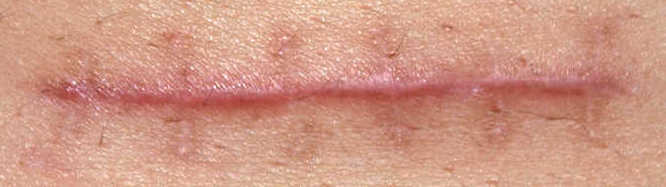
#> input picture test4c.jpg, 666 x 187 px
$ python K_IM.py test4c.jpg   (older library calls are emulated)
#> lines starting #> are read from the running program, lines starting #| are printed output that depends on the picture; after the words box and inside, x2 and y2 are one past the last pixel; in counts of white or black regions, pixels touching at a corner belong together
### features.py
import numpy as np
import cv2
import matplotlib.pyplot as plt
from scipy.misc import imread
from scipy import ndimage as ndi
import os

# [159 lines left out: functions main, get_row, get_mask, auto_rotate, get_scar_coord, not called in this run]

def pre_process(im, K, type):
	if type == 0:
		imR = im[:,:,2]     #only red channel
		imR = cv2.medianBlur(imR,5)
		# Z = imR.reshape((-1,3))
		Z = np.reshape(imR, (-1, 1))
		# convert to np.float32 as required from kmeans input
		Z = np.float32(Z)

		# define criteria, number of clusters(K) and apply kmeans()
		criteria = (cv2.TERM_CRITERIA_EPS + cv2.TERM_CRITERIA_MAX_ITER, 10, 1.0)
		# K = 2   #number of clusters
		ret,label,center=cv2.kmeans(Z,K,None,criteria,10,cv2.KMEANS_RANDOM_CENTERS)

		#convert back into uint8, and make original image
		center = np.uint8(center)
		res = center[label.flatten()]
		imK = res.reshape((imR.shape))

		#take canny edges of kmeans
		canny_edge = cv2.Canny(imK,200,100)
		return imK, canny_edge, imR
	if type == 1:
		Z = np.reshape(im, (-1, 1))
		# convert to np.float32 as required from kmeans input
		Z = np.float32(Z)

		# define criteria, number of clusters(K) and apply kmeans()
		criteria = (cv2.TERM_CRITERIA_EPS + cv2.TERM_CRITERIA_MAX_ITER, 10, 1.0)
		# K = 2   #number of clusters
		ret,label,center=cv2.kmeans(Z,K,None,criteria,10,cv2.KMEANS_RANDOM_CENTERS)

		#convert back into uint8, and make original image
		center = np.uint8(center)
		res = center[label.flatten()]
		imK = res.reshape((im.shape))
		return imK

########################################
#functions for Baysian linear regression
from scipy.stats import norm

# [23 lines left out: functions get_prior, get_posterior, not called in this run]

# [2 lines that do not run on import are left out]

### K_IM.py
import numpy as np
import cv2
import matplotlib.pyplot as plt
from scipy.misc import imread
import scipy.misc

from scipy import ndimage as ndi
import os
from features import pre_process
import sys

im = imread(*sys.argv[1:])
#> im is the input picture: shape (187, 666, 3); mean R, G, B 207.7, 151.2, 132.5

import matplotlib.gridspec as gridspec

plt.figure(figsize = (25,5))
gs1 = gridspec.GridSpec(1, 6)
gs1.update(wspace=0, hspace=0) # set the spacing between axes.

i =[2,3,4,5,6]
for K in i:
	ax = plt.subplot(gs1[K-2])
	imK, canny_edge, imR = pre_process(im, K, type = 0)
	ax.imshow(imK,cmap = 'pink')
	ax.set_yticklabels([])
	ax.set_xticklabels([])
#> this loop made 5 passes
#> (ret in pre_process, center in pre_process) on passes 1 to 5: (17763144.3, [102, 141]), (9174095, [127, 148, 92]), (5460227.6, [152, 85, 114, 135]), (3760072.8, [81, 128, 157, 142, 107]), (2877311.4, [150, 164, 138, 80, 124, 105])
#> pass 1, in pre_process, `imR = im[:,:,2]`:
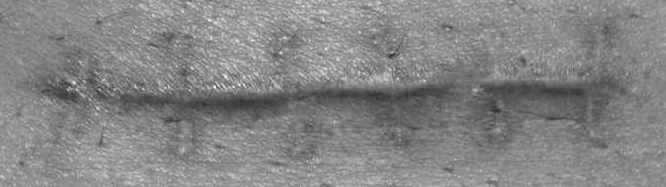
#> imR: shape (187, 666); min 38, max 249, mean 132.5
#> pass 1, in pre_process, `imK = res.reshape((imR.shape))`:
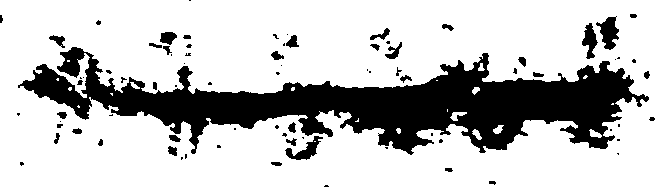
#> imK: shape (187, 666); values 102 (black) and 141 (white), 76.1% white; 80 black regions (45 under 20 px), largest, box (x1, y1, x2, y2) and area: (18, 47, 649, 155) 26763, (596, 16, 619, 50) 429, (285, 136, 323, 160) 344
#> pass 1, in pre_process, `canny_edge = cv2.Canny(imK,200,100)`:
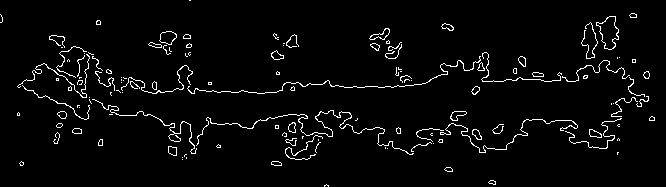
#> canny_edge: shape (187, 666); 3.5% white in thin lines or dots

ax = plt.subplot(gs1[5])
ax.imshow(im)
ax.set_yticklabels([])
ax.set_xticklabels([])
plt.savefig('kmeans')
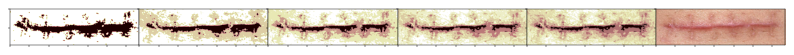
#> figure drawn by matplotlib, 6 panels
plt.close()

$ run again, with paperC.jpg copied over test4c.jpg
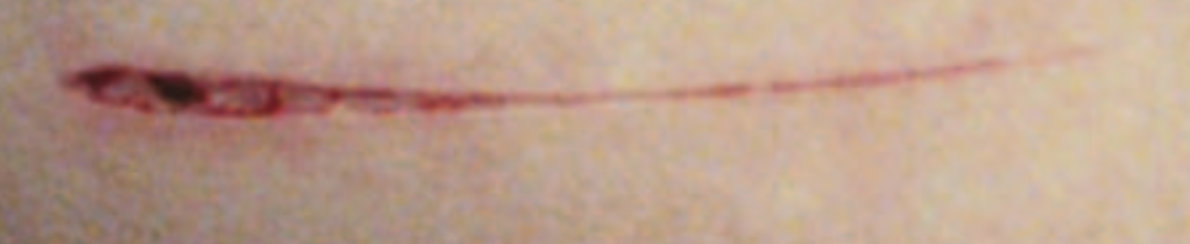
#> input picture paperC.jpg, 1190 x 244 px
#> im is the input picture: shape (244, 1190, 4); mean R, G, B, A 187.5, 157.7, 140, 255
#> the loop `for K in i:` made 5 passes
#> (ret in pre_process, center in pre_process) on passes 1 to 5: (61592828.8, [154, 111]), (31584940.2, [156, 120, 67]), (17491072.6, [59, 107, 133, 158]), (11887201.2, [59, 106, 128, 163, 149]), (9013527.1, [106, 163, 125, 139, 152, 61])
#> pass 1, in pre_process, `imK = res.reshape((imR.shape))`:
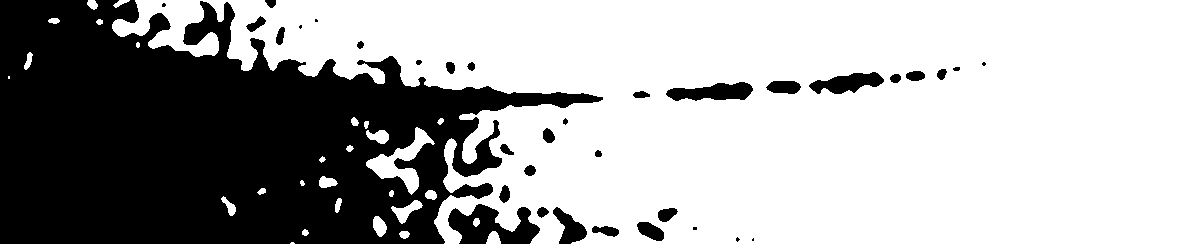
#> imK: shape (244, 1190); values 111 (black) and 154 (white), 65.9% white; 35 black regions (7 under 20 px), largest, box (x1, y1, x2, y2) and area: (0, 0, 603, 244) 91448, (448, 204, 540, 244) 2153, (666, 82, 753, 101) 1103
#> pass 1, in pre_process, `canny_edge = cv2.Canny(imK,200,100)`:
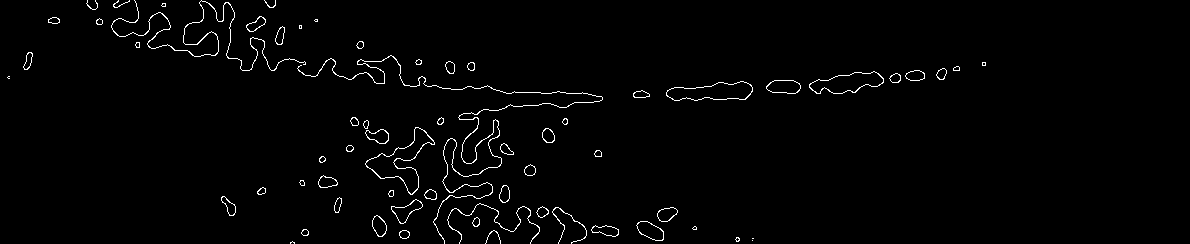
#> canny_edge: shape (244, 1190); 1.6% white in thin lines or dots, all inside (x1, y1, x2, y2) = (7, 0, 986, 244)
